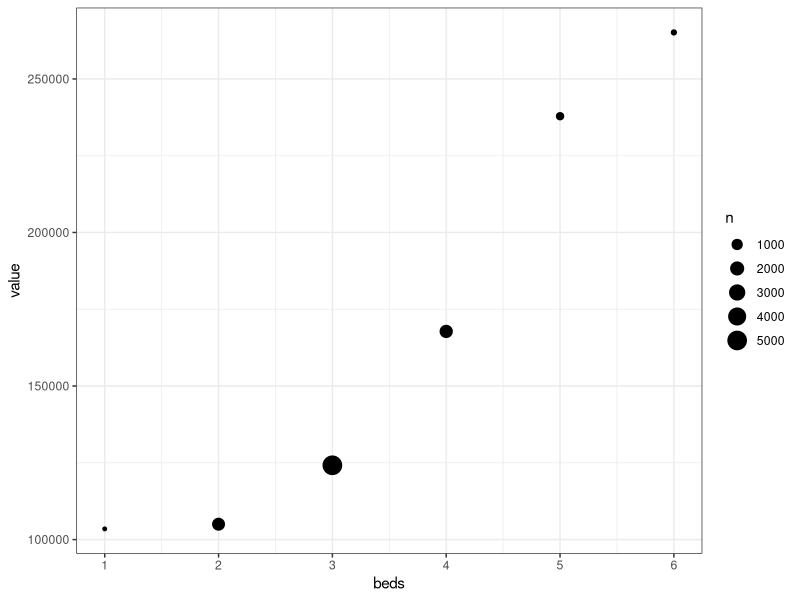

The R script that drew this image:
## ---- chunk 1
knitr::opts_chunk$set(echo = TRUE, comment=NA)
library(tidyverse)
## ---- chunk 2
d = read.csv('NewHavenHousing.csv')

## remove houses over $500k, 5000 sq ft, and 10 acres
d = d[d$living<=5000 & d$value<=500000 & d$land<=10,]   
d = d %>% filter(living<=5000, value<=500000, land<=10) ## another way to do the same thing

## ---- chunk 3
table(d$ac)
## ---- chunk 4
m1 = lm(value ~ living     , data=d)
m2 = lm(value ~ living + ac, data=d)
summary(m2)
## ---- chunk 5
summary(m1)$adj.r.squared
summary(m2)$adj.r.squared
## ---- chunk 6
d$ac = factor(d$ac, levels=c('yes', 'no'))
## ---- chunk 7
m3 = lm(value ~ living + ac, data=d)
summary(m3)
## ---- chunk 8
c(m2$coefficients[1],  m3$coefficients[1])
  m3$coefficients[1] - m2$coefficients[1]
## ---- chunk 9
d = d %>% 
  mutate(style = ifelse(style %in% c('Colonial', 'Cape Cod', 'Ranch'), 
                        style, 
                        'Other'))
table(d$style)
## ---- chunk 10
m4 = lm(value ~ living + style, data=d)
summary(m4)
## ---- chunk 11
d$style = factor(d$style, levels=c('Other', 'Colonial', 'Cape Cod', 'Ranch'))
m5 = lm(value ~ living + style, data=d)
summary(m5)
## ---- chunk 12
round(m4$coefficients,3)
round(m5$coefficients,3)
## ---- chunk 13
summary(m4)$adj.r.squared
summary(m5)$adj.r.squared
## ---- chunk 14
## 0,7,8,9 have few observations, so let's remove them
## and find average value by beds
dg = d %>% 
  filter(beds %in% 1:6) %>% 
  group_by(beds) %>%
  summarise(value = mean(value), 
            n=n())

ggplot(dg, aes(x=beds, y=value, size=n))+
  geom_point()+
  scale_x_continuous(breaks=1:6, limits=c(1,6))+
  theme_bw()
  
